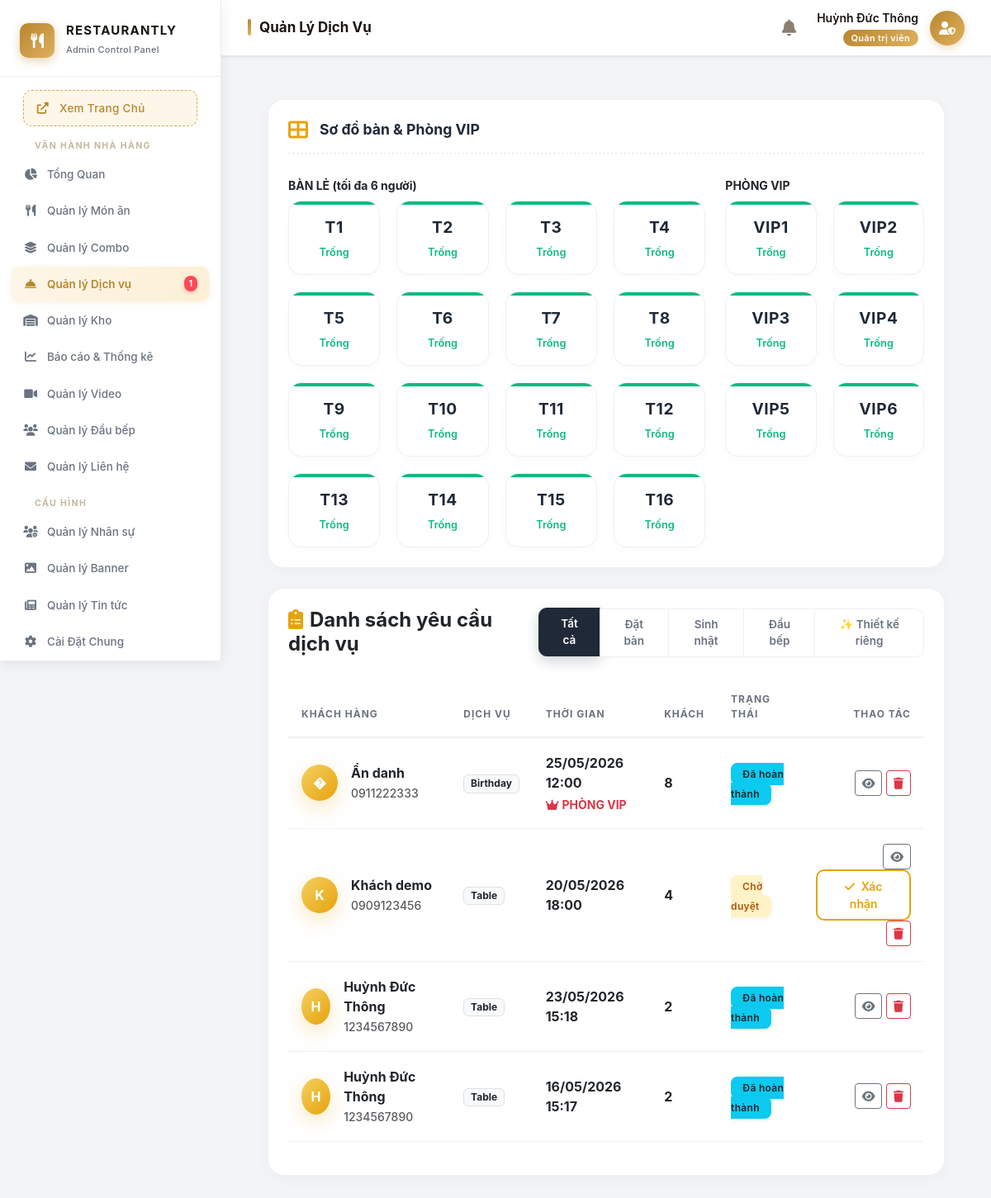
The page /admin/controllers/manage_services.php (signed in) on the database as committed earlier.
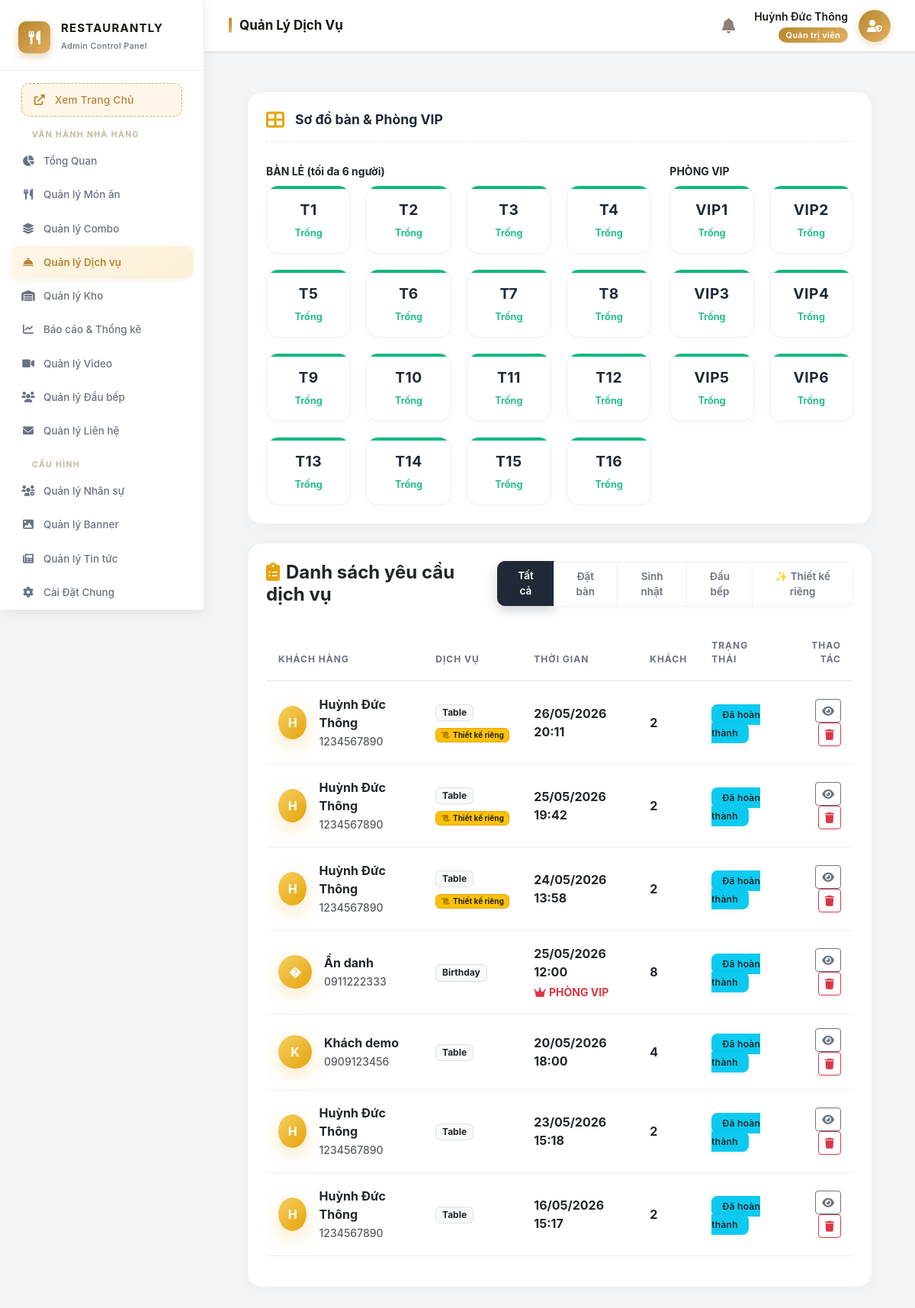
The same page on the database as committed later.
### tables this page shows
CREATE TABLE `restaurant_tables` (
  `id` int(11) NOT NULL,
  `table_code` varchar(20) NOT NULL,
  `table_number` varchar(10) DEFAULT NULL,
  `room_type` varchar(50) DEFAULT NULL,
  `category` enum('open','room') DEFAULT 'open',
  `capacity` int(11) DEFAULT 16,
  `price` decimal(15,2) DEFAULT 0.00,
  `status` varchar(20) DEFAULT 'available',
  `is_available` tinyint(1) DEFAULT 1
);

CREATE TABLE `service_bookings` (
  `id` int(11) NOT NULL,
  `user_id` int(11) DEFAULT NULL,
  `customer_name` varchar(100) NOT NULL,
  `customer_phone` varchar(20) NOT NULL,
  `booking_date` datetime NOT NULL,
  `service_type` enum('table','birthday','chef') DEFAULT 'table',
  `table_id` int(11) DEFAULT NULL,
  `combo_id` int(11) DEFAULT NULL,
  `guests` int(11) DEFAULT 1,
  `message` text DEFAULT NULL,
  `total_amount` decimal(15,2) DEFAULT 0.00,
  `deposit_amount` decimal(15,2) DEFAULT 0.00,
  `status` enum('Pending','Confirmed','Completed','Cancelled') DEFAULT 'Pending',
  `event_type` varchar(100) DEFAULT NULL,
  `decor_package` varchar(100) DEFAULT NULL,
  `has_cake` tinyint(1) DEFAULT 0,
  `has_flower` tinyint(1) DEFAULT 0,
  `is_archived` tinyint(1) DEFAULT 0,
  `created_at` timestamp NOT NULL DEFAULT current_timestamp(),
  `has_candle` tinyint(1) DEFAULT 0,
  `has_handwritten_card` tinyint(1) DEFAULT 0,
  `card_message` text DEFAULT NULL,
  `flower_preference` varchar(255) DEFAULT NULL,
  `music_playlist` varchar(255) DEFAULT NULL,
  `light_tone` varchar(50) DEFAULT NULL,
  `chef_requirements` text DEFAULT NULL
);

### admin/controllers/manage_services.php (the view, shortened to what the changed rows need)
<?php
require_once __DIR__ . '/../../config/notification_helper.php';
$db = (new Database())->getConnection();
$tables = $db->query("SELECT * FROM restaurant_tables WHERE category = 'open' ORDER BY id ASC LIMIT 16")->fetchAll(PDO::FETCH_ASSOC);
$rooms = $db->query("SELECT * FROM restaurant_tables WHERE category = 'room' ORDER BY id ASC LIMIT 6")->fetchAll(PDO::FETCH_ASSOC);
$filter = $_GET['filter'] ?? 'all';
if ($filter == 'all') {
    $stmt = $db->prepare("SELECT * FROM service_bookings WHERE is_archived = 0 ORDER BY created_at DESC");
    $stmt->execute();
} elseif ($filter == 'bespoke') {
    $stmt = $db->prepare("SELECT * FROM service_bookings WHERE chef_requirements IS NOT NULL AND chef_requirements != '' AND is_archived = 0 ORDER BY created_at DESC");
    $stmt->execute();
} else {
    $stmt = $db->prepare("SELECT * FROM service_bookings WHERE service_type = :type AND is_archived = 0 ORDER BY created_at DESC");
    $stmt->execute([':type' => $filter]);
}
$services = $stmt->fetchAll(PDO::FETCH_ASSOC);
include '../../public/admin_layout_header.php';
?>
<link rel="stylesheet" href="../../public/assets/admin/css/admin-style.css">
<link rel="stylesheet" href="https://cdnjs.cloudflare.com/ajax/libs/font-awesome/6.0.0/css/all.min.css">
<div class="main-content p-4">
    <div class="card card-custom p-4">
        <div class="row">
            <div class="col-md-8">
                <div class="grid-4-cols">
                    <?php foreach ($tables as $t):
                        $status_class = ($t['is_available'] == 1) ? 'seat-available' : 'seat-booked';
                        ?>
                        <div class="admin-seat <?= $status_class ?>" data-table-id="<?= $t['id'] ?>">
                            <span><?= htmlspecialchars($t['table_code']) ?></span>
                            <small><?= $t['is_available'] ? 'Trống' : 'Đã đặt' ?></small>
                        </div>
                    <?php endforeach; ?>
                </div>
            </div>
            <div class="col-md-4">
                <div class="grid-2-cols">
                    <?php foreach ($rooms as $r):
                        $status_class = ($r['is_available'] == 1) ? 'seat-available' : 'seat-booked';
                        ?>
                        <div class="admin-seat <?= $status_class ?>" data-table-id="<?= $r['id'] ?>">
                            <span><?= htmlspecialchars($r['table_code']) ?></span>
                            <small><?= $r['is_available'] ? 'Trống' : 'Đã đặt' ?></small>
                        </div>
                    <?php endforeach; ?>
                </div>
            </div>
        </div>
    </div>
    <div class="card card-custom p-4">
        <div class="d-flex justify-content-between align-items-center mb-4">
            <div class="btn-group">
                <?php foreach (['all' => 'Tất cả', 'table' => 'Đặt bàn', 'birthday' => 'Sinh nhật', 'chef' => 'Đầu bếp', 'bespoke' => '✨ Thiết kế riêng'] as $k => $v): ?>
                    <a href="?filter=<?= $k ?>"
                        class="btn filter-btn <?= $filter == $k ? 'btn-dark' : 'btn-outline-gold' ?>"><?= $v ?></a>
                <?php endforeach; ?>
            </div>
        </div>
        <div class="table-responsive">
            <table class="table align-middle">
                <thead class="bg-light">
                    <tr>
                        <th>Khách hàng</th>
                        <th>Dịch vụ</th>
                        <th>Thời gian</th>
                        <th>Khách</th>
                        <th>Trạng thái</th>
                        <th class="text-end">Thao tác</th>
                    </tr>
                </thead>
                <tbody>
                    <?php foreach ($services as $s): ?>
                        <tr>
                            <td>
                                <div class="d-flex align-items-center gap-3">
                                    <div class="avatar-circle">
                                        <?= htmlspecialchars(strtoupper(substr($s['customer_name'], 0, 1))) ?>
                                    </div>
                                    <div>
                                        <strong><?= htmlspecialchars($s['customer_name']) ?></strong><br>
                                        <small class="text-muted"><?= htmlspecialchars($s['customer_phone']) ?></small>
                                    </div>
                                </div>
                            </td>
                            <td>
                                <span class="badge bg-light text-dark border"><?= htmlspecialchars(ucfirst($s['service_type'])) ?></span>
                                <?php if (!empty($s['chef_requirements'])): ?>
                                    <div class="mt-1">
                                        <span class="badge bg-warning text-dark border-gold" style="font-size: 10px; border: 1px solid var(--gold); background: #fff5e6;"><i class="fas fa-scroll me-1" style="color:#b38600;"></i>Thiết kế riêng</span>
                                    </div>
                                <?php endif; ?>
                            </td>
                            <td>
                                <strong><?= date('d/m/Y H:i', strtotime($s['booking_date'])) ?></strong>
                                <?php if($s['service_type'] == 'birthday'): ?>
                                    <div class="small text-danger fw-bold mt-1"><i class="fas fa-crown me-1"></i>PHÒNG VIP</div>
                                <?php endif; ?>
                            </td>
                            <td><strong><?= htmlspecialchars($s['guests']) ?></strong></td>
                            <td>
                                <?php if ($s['status'] == 'Pending'): ?>
                                    <span class="badge-status bg-warning text-dark">Chờ duyệt</span>
                                <?php elseif ($s['status'] == 'Confirmed'): ?>
                                    <span class="badge-status bg-success">Đã xác nhận</span>
                                <?php elseif ($s['status'] == 'Completed'): ?>
                                    <span class="badge-status bg-info text-dark">Đã hoàn thành</span>
                                <?php else: ?>
                                    <span class="badge-status bg-secondary"><?= $s['status'] ?></span>
                                <?php endif; ?>
                            </td>
                            <td class="text-end">
                                <button class="btn btn-sm btn-outline-secondary btn-view-detail" data-id="<?= $s['id'] ?>"
                                    data-name="<?= htmlspecialchars($s['customer_name']) ?>"
                                    data-status="<?= $s['status'] ?>">
                                    <i class="fas fa-eye"></i>
                                </button>
                                <?php if ($s['status'] == 'Pending'): ?>
                                    <button class="btn btn-sm btn-outline-gold btn-confirm-ajax" data-id="<?= $s['id'] ?>"
                                        data-name="<?= htmlspecialchars($s['customer_name']) ?>">
                                        <i class="fas fa-check me-1"></i> Xác nhận
                                    </button>
                                <?php elseif ($s['status'] == 'Confirmed'): ?>
                                    <button class="btn btn-sm btn-outline-success btn-complete-service" data-id="<?= $s['id'] ?>" title="Khách đã dùng bữa xong">
                                        <i class="fas fa-check-double me-1"></i> Hoàn thành
                                    </button>
                                <?php endif; ?>
                                <button class="btn btn-sm btn-outline-danger btn-delete-service" data-id="<?= $s['id'] ?>" title="Lưu trữ (Ẩn khỏi danh sách)">
                                    <i class="fas fa-trash"></i>
                                </button>
                            </td>
                        </tr>
                    <?php endforeach; ?>
                </tbody>
            </table>
        </div>
    </div>
</div>

### public/admin_layout_header.php (shortened to what the changed rows need)
<?php
if (!function_exists('isActive')) {
    function isActive($path)
    {
        $uriPath = parse_url($_SERVER['REQUEST_URI'] ?? '', PHP_URL_PATH) ?? '';
        if (strpos($path, '/') === false) {
            return (basename($uriPath) === $path) ? 'active' : '';
        }
        return (strpos($uriPath, $path) !== false) ? 'active' : '';
    }
}
$pending_services_count = 0;
try {
    if (isset($db)) {
        $stmt_ps = $db->query("SELECT COUNT(*) FROM service_bookings WHERE status = 'Pending'");
        $pending_services_count = (int)$stmt_ps->fetchColumn();
    }
} catch (Exception $e) {
    $low_stock_count = $expiry_count = $total_alerts = 0;
}
?>
<!DOCTYPE html>
<html lang="vi">
<head>
    <link href="https://cdn.jsdelivr.net/npm/bootstrap@5.3.0/dist/css/bootstrap.min.css" rel="stylesheet">
    <link rel="stylesheet" href="https://cdnjs.cloudflare.com/ajax/libs/font-awesome/6.0.0/css/all.min.css">
</head>
<body>
    <aside class="admin-sidebar">
        <div class="sidebar-brand">
            <div class="brand-text">
                <h2>RESTAURANTLY</h2>
            </div>
        </div>
        <div class="menu-scroll">
            <ul class="menu-list">
                <li class="<?= isActive('manage_services.php') ?>">
                    <a href="/restaurant-project/admin/controllers/manage_services.php">
                        <i class="fas fa-concierge-bell"></i>
                        <span>Quản lý Dịch vụ</span>
                        <?php if ($pending_services_count > 0): ?>
                            <span class="badge-notify"><?= $pending_services_count ?></span>
                        <?php endif; ?>
                    </a>
                </li>
        </ul>
    </aside>
    <div class="main-wrapper">
        <div class="content-area">

Rows that differ between the two databases and show on the page:
added service_bookings: customer_name "H", customer_name "Huỳnh Đức Thông", customer_phone "1234567890", service_type "Table", shows "Thiết kế riêng", booking_date "26/05/2026 20:11", guests "2", status "Đã hoàn thành"
added service_bookings: customer_name "H", customer_name "Huỳnh Đức Thông", customer_phone "1234567890", service_type "Table", shows "Thiết kế riêng", booking_date "25/05/2026 19:42", guests "2", status "Đã hoàn thành"
added service_bookings: customer_name "H", customer_name "Huỳnh Đức Thông", customer_phone "1234567890", service_type "Table", shows "Thiết kế riêng", booking_date "24/05/2026 13:58", guests "2", status "Đã hoàn thành"
changed service_bookings "Khách demo": status "Chờ duyệt Xác nhận" → "Đã hoàn thành"
Other text that changed with them:
$pending_services_count: "1" → (not shown)
